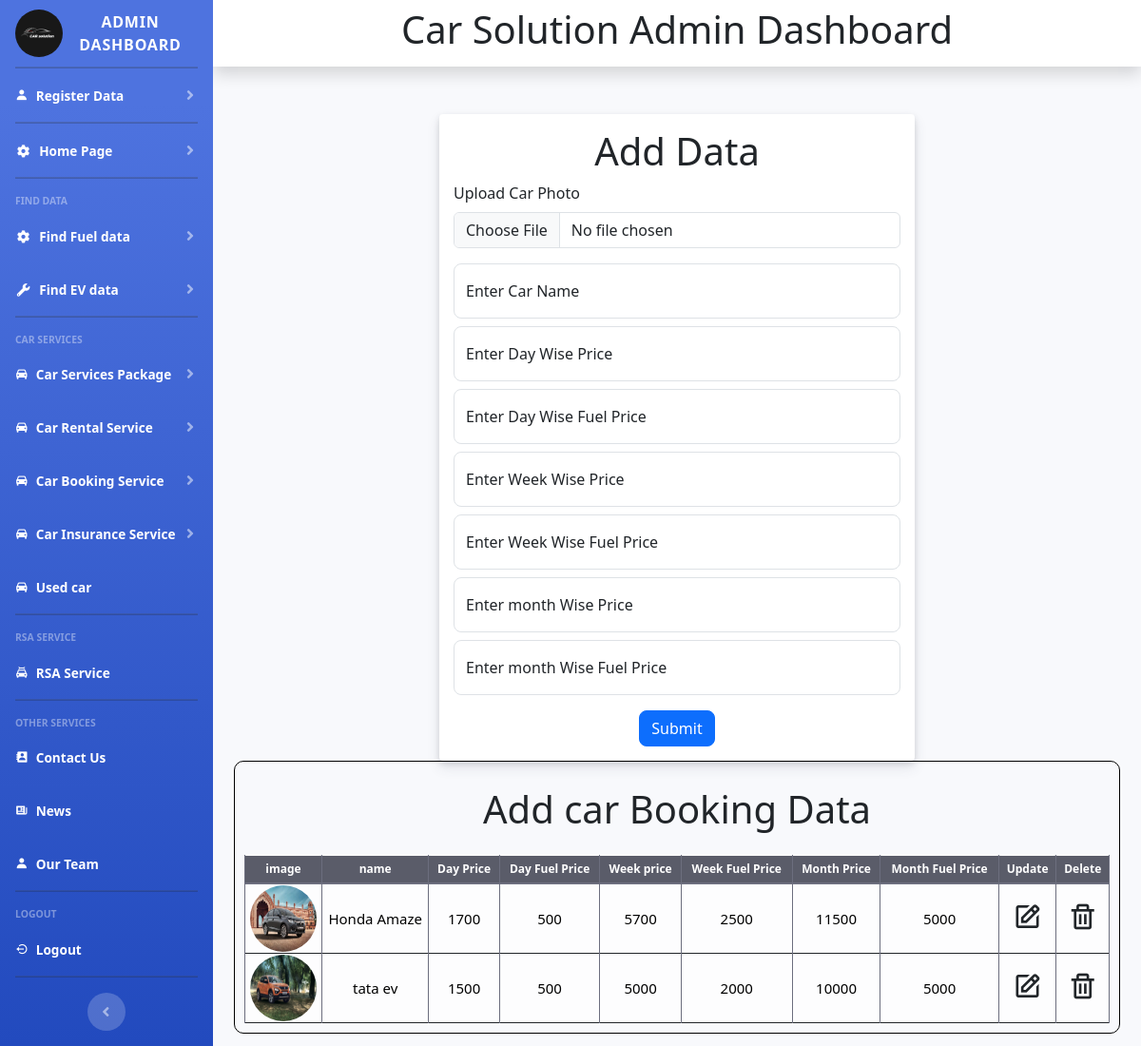
Page /add-car-rent.php (signed in) on the committed database.
### tables this page shows
CREATE TABLE IF NOT EXISTS `add_car_rent` (
  `id` int NOT NULL AUTO_INCREMENT,
  `image` text NOT NULL,
  `name` varchar(255) NOT NULL,
  `dprice` varchar(255) NOT NULL,
  `dfuelcharge` varchar(255) NOT NULL,
  `wprice` varchar(255) NOT NULL,
  `wfuelprise` varchar(255) NOT NULL,
  `mprice` varchar(255) NOT NULL,
  `mfuelprice` varchar(255) NOT NULL,
  PRIMARY KEY (`id`)
);

### add-car-rent.php (the view, shortened to what this page needs)
<?php
include("database.php");
$view = "Select * from add_car_rent";
$GetData = mysqli_query($db, $view);
?>
<!DOCTYPE html>
<html lang="en">
<head>
    <link href="vendor/fontawesome-free/css/all.min.css" rel="stylesheet" type="text/css">
    <link href="https://unpkg.com/boxicons@2.0.9/css/boxicons.min.css" rel="stylesheet">
    <link href="css/sb-admin-2.min.css" rel="stylesheet">
    <link href="https://cdn.jsdelivr.net/npm/bootstrap@5.0.2/dist/css/bootstrap.min.css" rel="stylesheet">
    <link rel="stylesheet" href="https://cdnjs.cloudflare.com/ajax/libs/twitter-bootstrap/5.3.0/css/bootstrap.min.css">
    <link rel="stylesheet" href="https://cdn.datatables.net/2.0.3/css/dataTables.bootstrap5.css">
</head>
<body id="page-top">
    <div id="wrapper">
        <?php include("sidenavbar.php"); ?>
        <div id="content-wrapper" class="d-flex flex-column">
            <div id="content">
                <nav class="navbar navbar-expand navbar-light bg-white topbar mb-4 static-top shadow">
                    <div class="text-center w-100">
                        <h1 class="blink">Car Solution Admin Dashboard</h1>
                    </div>
                </nav>
                <div class="container-fluid">
                    <div class="box">
                        <form action="" method="post" enctype="multipart/form-data">
                            <h1 class="text-center">Add Data</h1>
                            <div class="mb-3">
                                <label for="formFile" class="form-label">Upload Car Photo</label>
                                <input class="form-control" type="file" name="image" id="formFile">
                            </div>
                            <div class="form-floating mb-2">
                                <input type="text" class="form-control rounded-3" autocomplete="off" id="floatingInput" name="carname" placeholder="" required>
                                <label for="floatingInput">Enter Car Name</label>
                            </div>
                            <div class="form-floating mb-2">
                                <input type="text" class="form-control rounded-3" autocomplete="off" id="floatingInput" name="dayprice" placeholder="" required>
                                <label for="floatingInput">Enter Day Wise Price</label>
                            </div>
                            <div class="form-floating mb-2">
                                <input type="text" class="form-control rounded-3" autocomplete="off" id="floatingInput" name="dayfuelprice" placeholder="" required>
                                <label for="floatingInput">Enter Day Wise Fuel Price</label>
                            </div>
                            <div class="form-floating mb-2">
                                <input type="text" class="form-control rounded-3" autocomplete="off" id="floatingInput" name="weekprice" placeholder="" required>
                                <label for="floatingInput">Enter Week Wise Price</label>
                            </div>
                            <div class="form-floating mb-2">
                                <input type="text" class="form-control rounded-3" autocomplete="off" id="floatingInput" name="weekfuelprice" placeholder="" required>
                                <label for="floatingInput">Enter Week Wise Fuel Price</label>
                            </div>
                            <div class="form-floating mb-2">
                                <input type="text" class="form-control rounded-3" autocomplete="off" id="floatingInput" name="monthprice" placeholder="" required>
                                <label for="floatingInput">Enter month Wise Price</label>
                            </div>
                            <div class="form-floating mb-2">
                                <input type="text" class="form-control rounded-3" autocomplete="off" id="floatingInput" name="monthfuelprice" placeholder="" required>
                                <label for="floatingInput">Enter month Wise Fuel Price</label>
                            </div>
                            <div class="text-center">
                                <button class="btn btn-primary text-white mt-2 rounded-3 text-dark" name="btnsubmit">Submit </button>
                            </div>
                        </form>
                    </div>
                    <div style="overflow-x:auto;">
                        <div class="table-container">
                            <h1 class="text-center p-3">Add car Booking Data</h1>
                            <table id="example" class="display dataTable table-dark table-bordered text-center" style="width: 100%;">
                                <thead>
                                    <tr class="text-white">
                                        <th>image</th>
                                        <th>name</th>
                                        <th>Day Price</th>
                                        <th>Day Fuel Price</th>
                                        <th>Week price</th>
                                        <th>Week Fuel Price</th>
                                        <th>Month Price</th>
                                        <th>Month Fuel Price</th>
                                        <th>Update</th>
                                        <th>Delete</th>
                                    </tr>
                                </thead>
                                <tbody>
                                    <?php
                                    while ($row = mysqli_fetch_array($GetData)) {
                                    ?>
                                        <tr class="table-light border-bottom border-dark">
                                            <td><img class="rounded-circle" src="Car-Service-Project/image/<?php echo $row['image']; ?>" width="70" height="70"></td>
                                            <td><?php echo $row['name'] ?></td>
                                            <td><?php echo $row['dprice'] ?></td>
                                            <td><?php echo $row['dfuelcharge'] ?></td>
                                            <td><?php echo $row['wprice'] ?></td>
                                            <td><?php echo $row['wfuelprise'] ?></td>
                                            <td><?php echo $row['mprice'] ?></td>
                                            <td><?php echo $row['mfuelprice'] ?></td>
                                            <td><a href="add-car-rent-edit.php?edit=<?php echo $row['id'] ?>" class="fs-2 text-dark active" role="button" aria-pressed="true"><i class='bx bx-edit'></i></a></td>
                                            <td><a href="add-car-rent.php?delete=<?php echo $row['id'] ?>" onclick=" return confirm('Are You Sure Record Delete !!!') " class="fs-2 text-dark active" role="button" aria-pressed="true"><i class='bx bx-trash'></i></a></td>
                                        </tr>
                                    <?php
                                    }
                                    ?>
                                </tbody>
                            </table>
                        </div>
                    </div>
                </div>
            </div>
        </div>
    </div>
</body>
</html>

### add-car-rent.php (style rules this page uses)
.box { margin: auto; margin-top: 50px; width: 100%; padding: 15px; max-width: 500px; background: white; border-radius: 4px; box-shadow: rgba(60, 66, 87, 0.12) 0px 7px 14px 0px, rgba(0, 0, 0, 0.12) 0px 3px 6px 0px; }
.table-container { border: 1px solid #000; border-radius: 10px; padding: 10px; margin: auto; margin-right: 10px; margin-left: 10px; margin-bottom: 10px; padding-left: 10px; padding-right: 10px; }

### rows in the picture
add_car_rent: image (picture), name "Honda Amaze", dprice "1700", dfuelcharge "500", wprice "5700", wfuelprise "2500", mprice "11500", mfuelprice "5000"
add_car_rent: image (picture), name "tata ev", dprice "1500", dfuelcharge "500", wprice "5000", wfuelprise "2000", mprice "10000", mfuelprice "5000"
